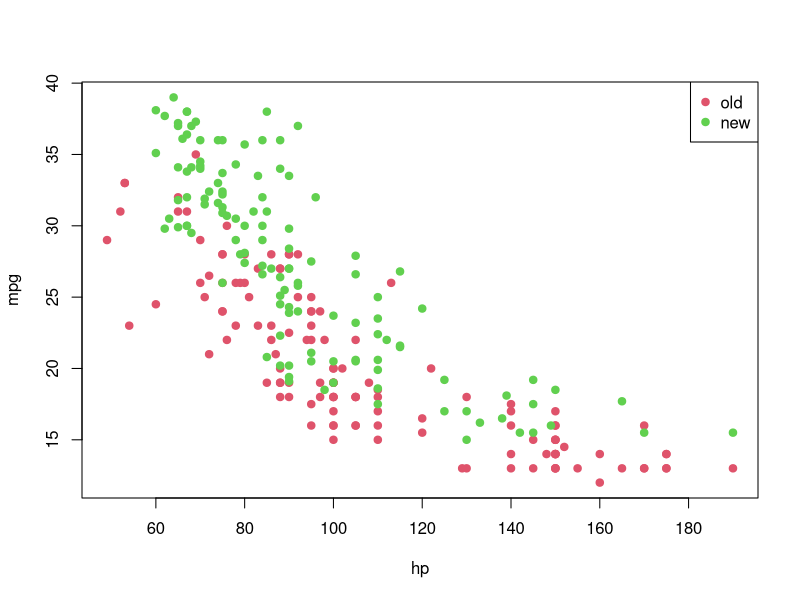
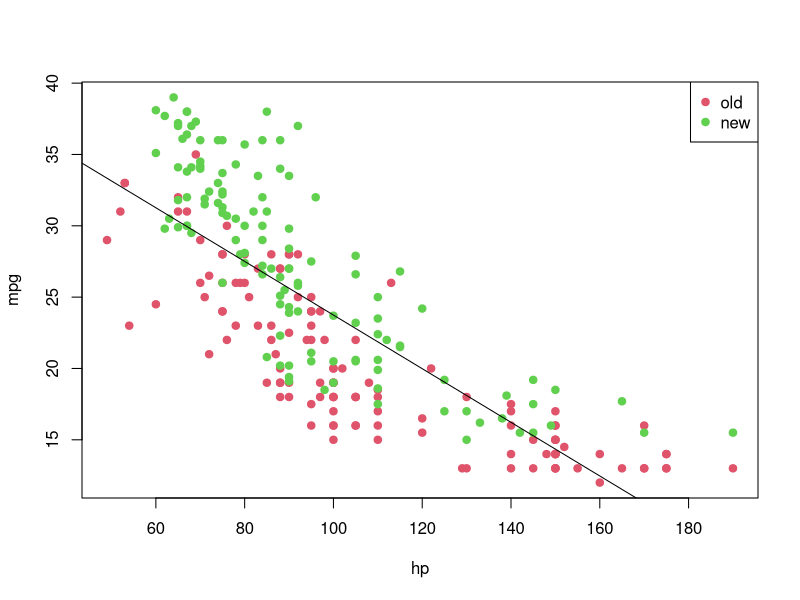
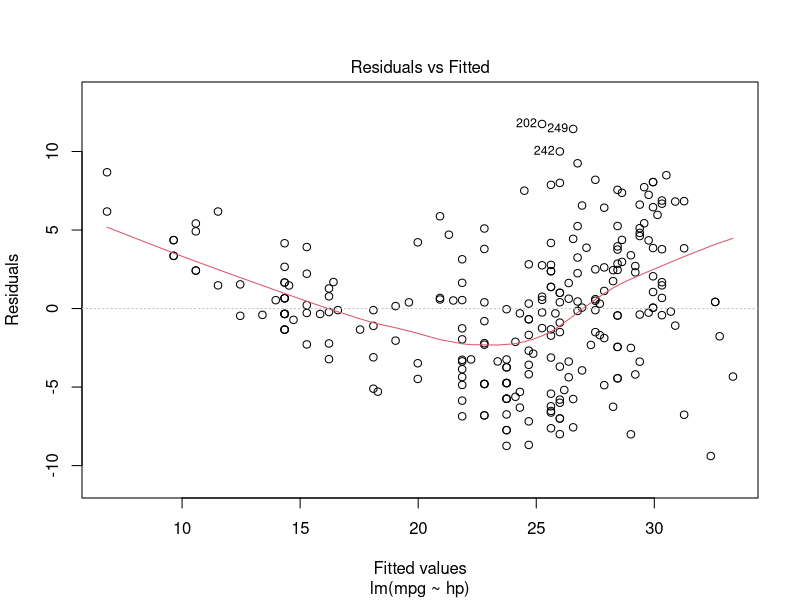
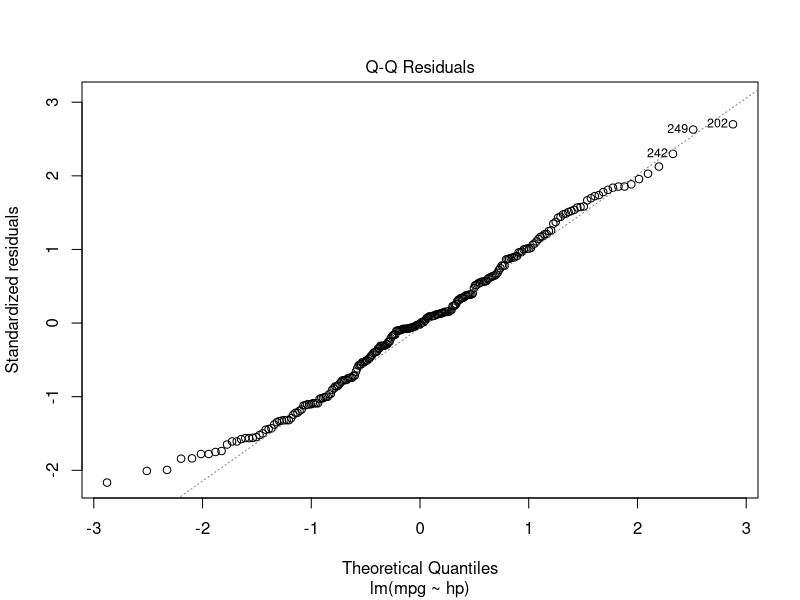

Recreate these plots in R, in order. (Note: this script raises an error after producing the figures.)
## ---- chunk 1
col.names <- c('mpg', 'cylinders', 'displacement', 'hp', 'weight', 'acceleration', 'year', 'origin')
car <- read.csv(file = 'datasets/car.csv', header = FALSE, sep = ',', col.names = col.names)
head(car, 5)
## ---- chunk 2
summary(car)
## ---- chunk 3
car$cylinders <- as.factor(car$cylinders)
car$year      <- as.factor(car$year)
car$origin    <- as.factor(car$origin)
## ---- chunk 4
car$year <- as.factor(sapply(X = car$year, FUN = function (item) { ifelse(item %in% 70:76, 1, 2) }))

summary(car)
## ---- chunk 5
car2 <- car[!is.na(car$hp), c('mpg', 'hp', 'year')]

summary(car2)
## ---- chunk 6
car3 <- car2[!is.na(car2$mpg), ]
## ---- chunk 7
plot(mpg ~ hp, pch = 19, col = (as.numeric(year) + 1), data = car3)
legend('topright', c('old', 'new'), col = unique(as.numeric(car3$year) + 1), pch = 19)
## ---- chunk 8
model <- lm(formula = mpg ~ hp, data = car3)
summary(model)
## ---- chunk 9
plot(mpg ~ hp, pch = 19, col = (as.numeric(year) + 1), data = car3)
abline(model)
legend('topright', c('old', 'new'), col = unique(as.numeric(car3$year) + 1), pch = 19)
## ---- chunk 10
plot(model, which = c(1, 2))
## ---- chunk 11
library('car')
ncvTest(model)
shapiro.test(resid(model))
## ---- chunk 12
bc <- boxCox(model)

(lambda <- bc$x[which.max(bc$y)])
## ---- chunk 13
transfData <- function (data, lambda) { ((data ^ lambda - 1) / lambda) }
transfData_back <- function (data, lambda) { ((data * lambda + 1) ^ (1 / lambda)) }
## ---- chunk 14
car3$mpg_transf <- sapply(X = car3$mpg, FUN = transfData, lambda = lambda)
head(car3, 5)
plot(mpg_transf ~ hp, pch = 19, col = (as.numeric(year) + 1), data = car3)
legend('topright', c('old', 'new'), col = unique(as.numeric(car3$year) + 1), pch = 19)
## ---- chunk 15
model2 <- lm(formula = mpg_transf ~ hp, data = car3)
summary(model2)

plot(mpg_transf ~ hp, pch = 19, col = (as.numeric(year) + 1), data = car3)
abline(model2)
legend('topright', c('old', 'new'), col = unique(as.numeric(car3$year) + 1), pch = 19)
## ---- chunk 16
plot(model2, which = c(1, 2))
ncvTest(model2)
shapiro.test(resid(model2))
## ---- chunk 17
model3 <- lm(formula = mpg_transf ~ hp * year, data = car3)
summary(model3)
## ---- chunk 18
model4 <- lm(formula = mpg_transf ~ hp + year, data = car3)
coeffi <- model4$coefficients
summary(model4)

plot(mpg_transf ~ hp, pch = 19, col = (as.numeric(year) + 1), data = car3)
abline(coeffi[[1]], coeffi[[2]], col = 2)
abline(coeffi[[1]] + coeffi[[3]], coeffi[[2]], col = 3)
legend('topright', c('old', 'new'), col = unique(as.numeric(car3$year) + 1), pch = 19)
## ---- chunk 19
plot(model4, which = c(1, 2))
ncvTest(model4)
shapiro.test(resid(model4))
## ---- chunk 20
plot(mpg ~ hp, pch = 19, col = (as.numeric(year) + 1), data = car3)
curve(transfData_back(coeffi[[1]] + coeffi[[2]] * x, lambda = lambda), from = 0, to = 250, add = TRUE, col = 2)
curve(transfData_back((coeffi[[1]] + coeffi[[3]]) + coeffi[[2]] * x, lambda = lambda), from = 0, to = 250, add = TRUE, col = 3)
legend('topright', c('old', 'new'), col = unique(as.numeric(car3$year) + 1), pch = 19)
## ---- chunk 21
pos_unk <- which(is.na(car2$mpg))
unknown <- car2[is.na(car2$mpg), ]

(predicted_values <- sapply(X = predict(object = model4, newdata = data.frame(hp = unknown$hp, year = unknown$year)), FUN = transfData_back, lambda = lambda))
car2[is.na(car2$mpg), 'mpg'] <- predicted_values

pch <- rep(19, nrow(car2)); pch[pos_unk] <- 9
plot(mpg ~ hp, pch = pch, col = (as.numeric(year) + 1), data = car2)
curve(transfData_back(coeffi[[1]] + coeffi[[2]] * x, lambda = lambda), from = 0, to = 250, add = TRUE, col = 2)
curve(transfData_back((coeffi[[1]] + coeffi[[3]]) + coeffi[[2]] * x, lambda = lambda), from = 0, to = 250, add = TRUE, col = 3)
legend('topright', c('old', 'new'), col = unique(as.numeric(car3$year) + 1), pch = 19)
